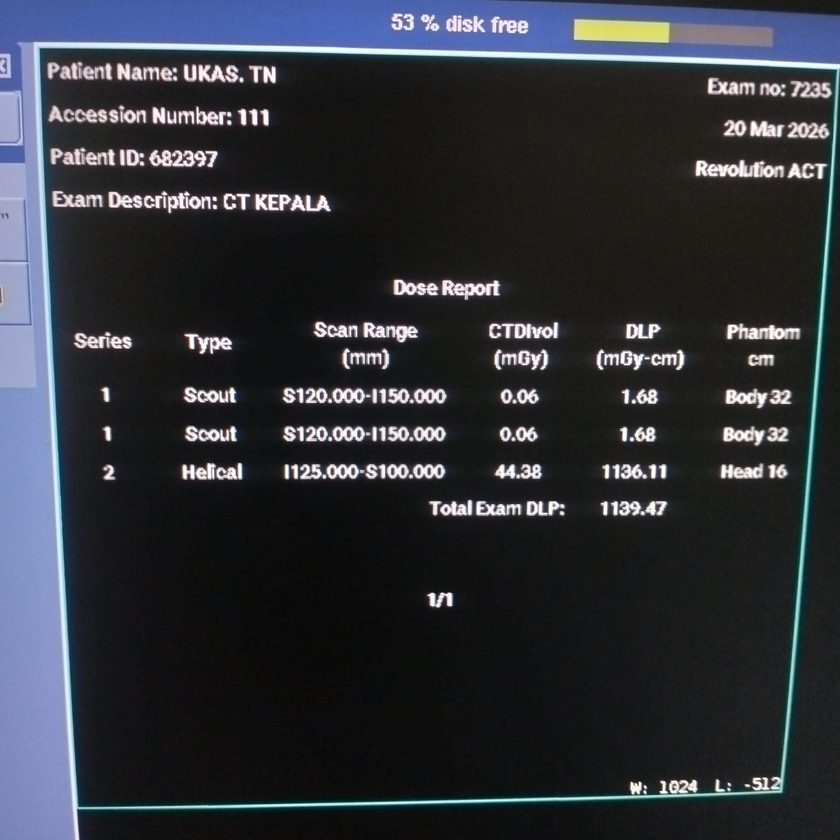
#> input picture hasil scan/10.jpeg, 840 x 840 px, shrunk from 1536 x 1536 before the run; its folder holds only this picture in this run
$ python batch_process.py
#> lines starting #> are read from the running program, lines starting #| are printed output that depends on the picture; after the words box and inside, x2 and y2 are one past the last pixel; in counts of white or black regions, pixels touching at a corner belong together
### excel_handler.py
"""
Excel Handler Module
Manages reading and writing data to Rekap.xlsx
"""

import os
from datetime import datetime
from typing import Dict, List, Optional
import openpyxl
from openpyxl import load_workbook


class ExcelHandler:
    """Handle Excel operations for storing extracted data"""

    # Expected headers - complete list
    EXPECTED_HEADERS = [
        "No",
        "Tanggal Upload",
        "Nama Pasien",
        "Tanggal Pemeriksaan",
        "ID Pasien",
        "Umur Pasien",
        "Jenis Kelamin",
        "Jenis Pemeriksaan",
        "Tegangan (kV)",
        "CTDIvol (mGy)",
        "Total DLP (mGy·cm)"
    ]

    def __init__(self, filename: str = "Rekap.xlsx"):
        self.filename = filename
        self._initialize_excel()

    def _initialize_excel(self):
        """Initialize Excel file with headers or dummy data if it doesn't exist"""
        if not os.path.exists(self.filename):
            # Check if dummy data template exists
            dummy_path = os.path.join("dummy", "data dummy.xlsx")
            if os.path.exists(dummy_path):
                try:
                    import shutil
                    # Ensure parent directory exists
                    dir_name = os.path.dirname(self.filename)
                    if dir_name and not os.path.exists(dir_name):
                        os.makedirs(dir_name, exist_ok=True)

                    shutil.copy(dummy_path, self.filename)
                    print(f"Successfully initialized {self.filename} from dummy data: {dummy_path}")
                except Exception as e:
                    print(f"Error copying dummy data: {e}")
                    self._create_new_excel()
            else:
                self._create_new_excel()
        else:
            # Check and update headers if needed
            self._update_headers_if_needed()

    def _create_new_excel(self):
        """Create new Excel file with headers"""
        wb = openpyxl.Workbook()
        ws = wb.active
        ws.title = "Data Pasien"

        # Headers - Complete list of all fields
        headers = self.EXPECTED_HEADERS

        for col, header in enumerate(headers, 1):
            ws.cell(row=1, column=col, value=header)

        # Style headers
        self._style_headers(ws)

        wb.save(self.filename)

    # [26 lines left out: function _update_headers_if_needed, not called in this run]

    def _style_headers(self, ws):
        """Apply styling to header row"""
        from openpyxl.styles import Font, PatternFill, Alignment

        header_fill = PatternFill(start_color="4472C4", end_color="4472C4", fill_type="solid")
        header_font = Font(bold=True, color="FFFFFF", size=11)
        header_alignment = Alignment(horizontal="center", vertical="center")

        for cell in ws[1]:
            cell.fill = header_fill
            cell.font = header_font
            cell.alignment = header_alignment

        # Auto-adjust column widths
        column_widths = [8, 15, 25, 20, 15, 12, 12, 30, 10, 15, 15]
        for i, width in enumerate(column_widths, 1):
            ws.column_dimensions[chr(64 + i)].width = width

    # [97 lines left out: functions add_record, add_records, get_all_records, not called in this run]

    def get_record_count(self) -> int:
        """Get total number of records"""
        if not os.path.exists(self.filename):
            return 0

        wb = load_workbook(self.filename)
        ws = wb.active
        return ws.max_row - 1  # Subtract header row

    def clear_all_data(self):
        """Clear all data (keep headers)"""
        if not os.path.exists(self.filename):
            return

        # Create a fresh file with headers
        self._create_new_excel()

    # [41 lines left out: function delete_record, not called in this run]

### ocr_extractor.py
"""
OCR Extractor Module for Medical Scan Data
Extracts patient information from CT scan dose report images
Supports: JPEG, PNG, and DICOM (.dcm) formats
"""

import re
import cv2
import numpy as np
import pytesseract
from PIL import Image
from typing import Dict, Optional
import platform
import os
import sys

try:
    import pydicom
    HAS_DICOM = True
except ImportError:
    HAS_DICOM = False
    pydicom = None


def get_tesseract_path():
    """Get the appropriate Tesseract path based on platform and execution mode"""

    # When running as compiled executable (PyInstaller)
    if getattr(sys, 'frozen', False):
        # Running as compiled executable
        application_path = sys._MEIPASS
        tesseract_path = os.path.join(application_path, 'tesseract', 'tesseract.exe')
        if os.path.exists(tesseract_path):
            return tesseract_path

    # Platform-specific paths
    system = platform.system()

    if system == "Windows":
        # First check if tesseract exists in the same directory as the executable
        if getattr(sys, 'frozen', False):
            # Running as compiled executable
            exe_dir = os.path.dirname(sys.executable)
            tesseract_path = os.path.join(exe_dir, 'tesseract', 'tesseract.exe')
            if os.path.exists(tesseract_path):
                return tesseract_path

        # Check common installation paths
        common_paths = [
            r'C:\Program Files\Tesseract-OCR\tesseract.exe',
            r'C:\Program Files (x86)\Tesseract-OCR\tesseract.exe',
            os.path.join(os.environ.get('LOCALAPPDATA', ''), 'Programs', 'Tesseract-OCR', 'tesseract.exe'),
        ]

        for path in common_paths:
            if os.path.exists(path):
                return path

        # Fallback to default path
        return r'C:\Program Files\Tesseract-OCR\tesseract.exe'

    elif system == "Linux":
        # Linux path (standard installation path)
        return '/usr/bin/tesseract'

    elif system == "Darwin":  # macOS
        return '/opt/homebrew/bin/tesseract'

    # For other systems, pytesseract will use the default path
    return None


class MedicalScanExtractor:
    """Extract patient data from CT scan dose report images"""

    def __init__(self):
        # Configure tesseract path based on platform and execution mode
        tesseract_path = get_tesseract_path()
        if tesseract_path:
            pytesseract.pytesseract.tesseract_cmd = tesseract_path

    def preprocess_image(self, image_path: str) -> np.ndarray:
        """
        Preprocess image for better OCR results
        Enhanced for low-quality, blurry medical scan images
        """
        # Load image (handles both regular images and DICOM files)
        img = self.load_image_for_ocr(image_path)
        if img is None:
            raise ValueError(f"Unsupported image format or unable to load: {image_path}")

        # Apply bilateral filter to reduce noise while preserving edges
        denoised = cv2.bilateralFilter(img, 9, 75, 75)

        # Convert to grayscale
        gray = cv2.cvtColor(denoised, cv2.COLOR_BGR2GRAY)

        # Apply CLAHE (Contrast Limited Adaptive Histogram Equalization)
        # This improves contrast in local regions
        clahe = cv2.createCLAHE(clipLimit=3.0, tileGridSize=(8, 8))
        enhanced = clahe.apply(gray)

        # Apply Gaussian blur to reduce remaining noise
        blurred = cv2.GaussianBlur(enhanced, (3, 3), 0)

        # Invert colors (dark background to white background for better OCR)
        inverted = 255 - blurred

        # Apply adaptive thresholding with larger block size for blurry images
        thresh = cv2.adaptiveThreshold(
            inverted, 255,
            cv2.ADAPTIVE_THRESH_GAUSSIAN_C,
            cv2.THRESH_BINARY,
            15, 5  # Larger block size and C value for smoother threshold
        )

        # Apply morphological operations to connect broken characters
        kernel = np.ones((3, 3), np.uint8)
        dilated = cv2.dilate(thresh, kernel, iterations=1)
        eroded = cv2.erode(dilated, kernel, iterations=1)

        # Apply closing to fill gaps in characters
        closed = cv2.morphologyEx(eroded, cv2.MORPH_CLOSE, kernel)

        return closed

    # [88 lines left out: functions preprocess_image_strong, extract_from_top_region, preprocess_image_alternative, not called in this run]

    def is_dicom_file(self, filepath: str) -> bool:
        """Check if a file is DICOM format by reading magic number (DICM at offset 128)"""
        try:
            with open(filepath, 'rb') as f:
                f.seek(128)
                magic = f.read(4)
                return magic == b'DICM'
        except Exception:
            return False

    def load_image_for_ocr(self, image_path: str) -> Optional[np.ndarray]:
        """
        Load image for OCR processing, handling both regular images and DICOM files

        Args:
            image_path: Path to the image file (JPEG, PNG, DICOM, etc.)

        Returns:
            numpy array of the image or None if loading fails
        """
        ext = os.path.splitext(image_path)[1].lower()

        # Handle DICOM files
        if ext == '.dcm' or self.is_dicom_file(image_path):
            if not HAS_DICOM:
                raise ValueError("pydicom not installed. Cannot process DICOM files.")

            # Read DICOM file
            dicom_data = pydicom.dcmread(image_path)

            # Try to get pixel data
            try:
                pixel_array = dicom_data.pixel_array
                # Convert to uint8 if needed
                if pixel_array.dtype != np.uint8:
                    # Normalize to 0-255
                    pixel_array = ((pixel_array - pixel_array.min()) / (pixel_array.max() - pixel_array.min()) * 255).astype(np.uint8)
                # Convert to BGR for OpenCV (if grayscale, convert to 3-channel)
                if len(pixel_array.shape) == 2:
                    pixel_array = cv2.cvtColor(pixel_array, cv2.COLOR_GRAY2BGR)
                return pixel_array
            except Exception as e:
                # If pixel data extraction fails, try to save as temporary image
                # Some DICOM files contain embedded JPEG/PNG data
                return None
        else:
            # Handle regular images (JPEG, PNG, etc.)
            return cv2.imread(image_path)

    def extract_data(self, image_path: str, return_debug: bool = False) -> Dict[str, Optional[str]]:
        """
        Extract patient data from the image

        Args:
            image_path: Path to the image file
            return_debug: If True, include debug info in result

        Returns:
            Dictionary with extracted fields (and debug info if requested)
        """
        # Preprocess image with primary method (handles DICOM too)
        processed_img = self.preprocess_image(image_path)

        # Perform OCR with different configurations for better accuracy
        # Config 1: Standard config for general text
        config1 = r'--oem 3 --psm 6'
        text = pytesseract.image_to_string(processed_img, config=config1)

        # Config 2: Sparse text config for better field extraction
        config2 = r'--oem 3 --psm 11'
        text_sparse = pytesseract.image_to_string(processed_img, config=config2)

        # Combine both texts for better coverage
        combined_text = text + "\n" + text_sparse

        # Also get detailed data with bounding boxes
        # Use PSM 6 for general data (better for structured text)
        data = pytesseract.image_to_data(processed_img, output_type=pytesseract.Output.DICT)
        # Use PSM 11 for Patient ID (better for sparse text fields)
        data_sparse = pytesseract.image_to_data(processed_img, config=config2, output_type=pytesseract.Output.DICT)

        # Try alternative preprocessing for Patient ID (more robust across platforms)
        try:
            alt_img = self.preprocess_image_alternative(image_path)
            alt_text_sparse = pytesseract.image_to_string(alt_img, config=config2)
            alt_data_sparse = pytesseract.image_to_data(alt_img, config=config2, output_type=pytesseract.Output.DICT)

            # Combine with original sparse data
            combined_text_for_id = combined_text + "\n" + alt_text_sparse
            combined_data_sparse = {
                'text': data_sparse['text'] + alt_data_sparse['text'],
                'top': data_sparse['top'] + alt_data_sparse['top'],
                'left': data_sparse['left'] + alt_data_sparse['left'],
                'width': data_sparse['width'] + alt_data_sparse['width'],
                'height': data_sparse['height'] + alt_data_sparse['height'],
                'conf': data_sparse['conf'] + alt_data_sparse['conf'],
            }
        except Exception:
            # Fallback to original if alternative fails
            combined_text_for_id = combined_text
            combined_data_sparse = data_sparse

        # Extract fields using multiple methods
        result = {
            'nama_pasien': self._extract_patient_name(combined_text, data),
            'tanggal_pemeriksaan': self._extract_exam_date(combined_text),
            'id_pasien': self._extract_patient_id(combined_text_for_id, combined_data_sparse),  # Use enhanced data for ID
            'jenis_pemeriksaan': self._extract_exam_description(image_path, combined_text, data),
            'ctdi_vol': self._extract_ctdi_vol(combined_text, data),
            'total_dlp': self._extract_total_dlp(combined_text, data)
        }

        # Add debug info if requested
        if return_debug:
            result['_debug_ocr_text'] = combined_text
            result['_debug_helical_lines'] = [
                line.strip() for line in combined_text.split('\n')
                if re.search(r'\bHelical\b', line.strip(), re.IGNORECASE)
            ]

        return result

    # [514 lines left out: functions _extract_patient_name, _extract_exam_date, _extract_patient_id, _extract_exam_description, _extract_ctdi_vol, _extract_total_dlp and 2 more, not called in this run]

### batch_process.py
"""
Batch Process Script for Medical Scan Images
Processes all images in 'hasil scan' folder and saves to Rekap.xlsx
Supports: JPEG, PNG, and DICOM (.dcm or no extension) formats
"""

import os
import sys
from datetime import datetime
from ocr_extractor import MedicalScanExtractor
from excel_handler import ExcelHandler


# [10 lines left out: function is_dicom_file, not called in this run]


def get_image_files(folder_path: str) -> list:
    """Get all image files from folder (JPEG, PNG, DICOM)"""
    valid_extensions = {'.jpg', '.jpeg', '.png', '.bmp', '.dcm', '.DCM'}
    image_files = []

    for filename in os.listdir(folder_path):
        filepath = os.path.join(folder_path, filename)

        # Skip directories
        if os.path.isdir(filepath):
            continue

        ext = os.path.splitext(filename)[1].lower()

        # Check if it's a valid image extension
        if ext in valid_extensions:
            image_files.append(filepath)
        # Also check for DICOM files without extension (medical scans from "hasil scan 2")
        elif ext == '' or ext not in {'.txt', '.exe', '.pdf', '.doc', '.xls'}:
            # Try to detect DICOM by magic number
            if is_dicom_file(filepath):
                image_files.append(filepath)

    return sorted(image_files)


def main():
    """Main batch processing function"""
    # Configuration
    scan_folder = "hasil scan"
    excel_filename = "Rekap.xlsx"

    # Check if folder exists
    if not os.path.exists(scan_folder):
        print(f"❌ Error: Folder '{scan_folder}' not found!")
        return

    # Get all image files
    image_files = get_image_files(scan_folder)

    if not image_files:
        print(f"❌ No image files found in '{scan_folder}' folder!")
        print("   Supported formats: JPEG, PNG, DICOM (.dcm)")
        return

    print(f"📁 Found {len(image_files)} file(s) to process:")
    for i, img in enumerate(image_files, 1):
        ext = os.path.splitext(img)[1].upper()
        print(f"   {i}. {os.path.basename(img)} ({ext})")
    print()

    # Initialize handlers
    print("🔧 Initializing OCR extractor and Excel handler...")
    extractor = MedicalScanExtractor()
    excel_handler = ExcelHandler(excel_filename)

    # Check if Excel file exists and clear it for fresh data
    if os.path.exists(excel_filename):
        existing_count = excel_handler.get_record_count()
        print(f"⚠️  Excel file '{excel_filename}' already exists with {existing_count} record(s).")
        print("   Clearing existing data for fresh batch...")
        excel_handler.clear_all_data()

    print()
    print("=" * 60)
    print("🚀 Starting batch processing...")
    print("=" * 60)
    print()

    # Process each image
    success_count = 0
    failed_count = 0
    dicom_count = 0
    results = []

    for i, image_path in enumerate(image_files, 1):
        filename = os.path.basename(image_path)
        ext = os.path.splitext(filename)[1].lower()

        print(f"[{i}/{len(image_files)}] Processing: {filename}")

        try:
            # Check if DICOM file
            if ext == '.dcm':
                dicom_count += 1
                extracted_data = extractor.extract_from_dicom(image_path)
                print(f"   📋 Source: DICOM metadata + OCR")
            else:
                extracted_data = extractor.extract_data(image_path)
#> in load_image_for_ocr, returned value is the input picture: shape (840, 840, 3); mean B, G, R 56.6, 50, 47.1
#> in preprocess_image, `enhanced = clahe.apply(gray)`:
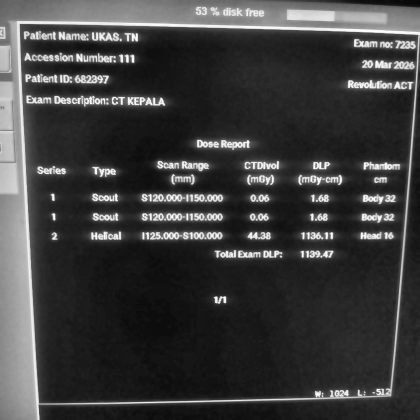
#> enhanced: shape (840, 840) (shown at 1/2 size); min 6, max 254, mean 61.2
#> in preprocess_image, `inverted = 255 - blurred`:
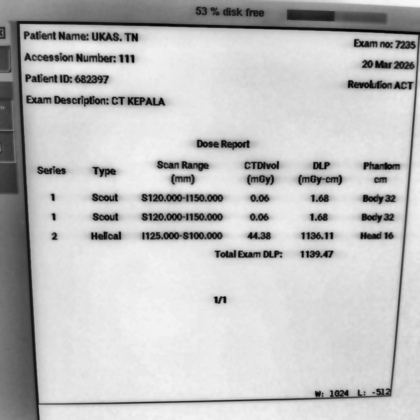
#> inverted: shape (840, 840) (shown at 1/2 size); min 2, max 249, mean 193.8
#> in preprocess_image, `thresh = cv2.adaptiveThreshold( inverted, 255, cv2.ADAPTIVE_THRESH_GAU..`:
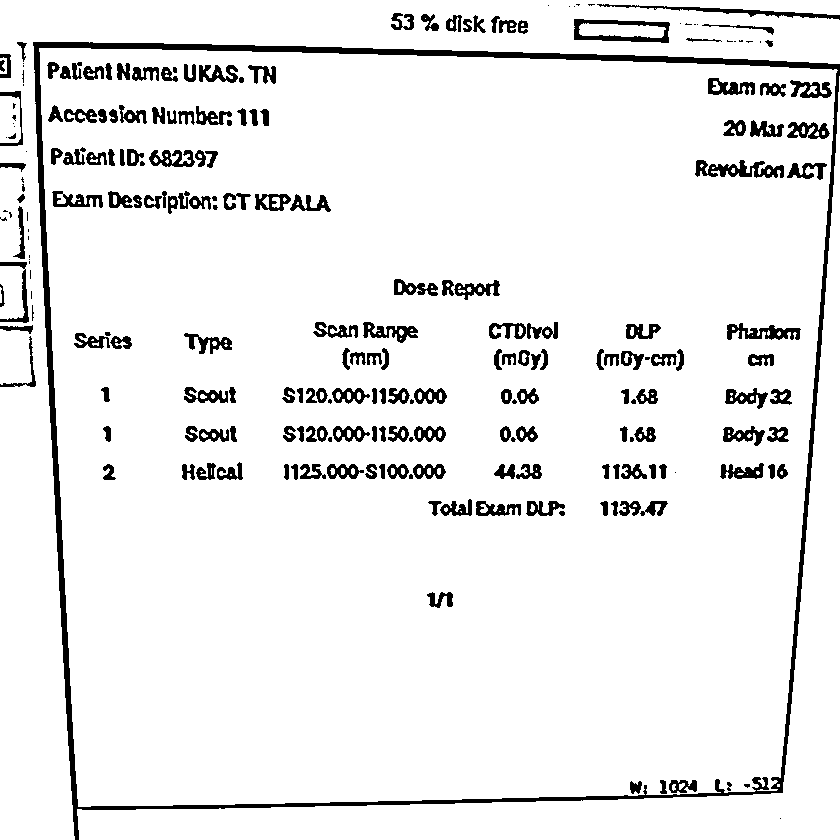
#> thresh: shape (840, 840); 92.9% white; 237 black regions (50 under 20 px), largest, box (x1, y1, x2, y2) and area: (33, 42, 840, 840) 15047, (574, 19, 670, 43) 951, (695, 160, 784, 178) 859
#> in preprocess_image, `eroded = cv2.erode(dilated, kernel, iterations=1)`:
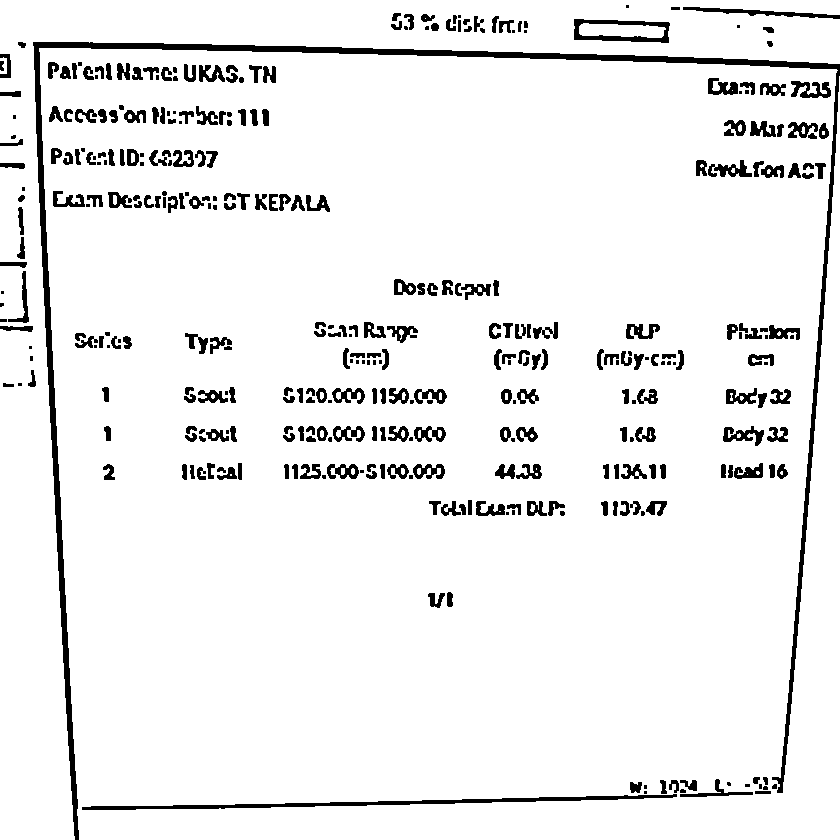
#> eroded: shape (840, 840); 93.4% white; 361 black regions (77 under 20 px), largest, box (x1, y1, x2, y2) and area: (33, 42, 840, 840) 12271, (82, 794, 677, 810) 2196, (574, 19, 670, 43) 941

            # Check if we got meaningful data
            has_data = any([
                extracted_data.get('nama_pasien'),
                extracted_data.get('id_pasien'),
                extracted_data.get('ctdi_vol'),
                extracted_data.get('total_dlp')
            ])

            if has_data:
                # Add to Excel
                row_num = excel_handler.add_record(extracted_data)

                # Display results
                print(f"   ✅ Success! (Row {row_num + 1})")
                print(f"      - Nama Pasien: {extracted_data.get('nama_pasien', 'N/A')}")
                print(f"      - Tanggal Pemeriksaan: {extracted_data.get('tanggal_pemeriksaan', 'N/A')}")
                print(f"      - ID Pasien: {extracted_data.get('id_pasien', 'N/A')}")
                print(f"      - CTDIvol: {extracted_data.get('ctdi_vol', 'N/A')} mGy")
                print(f"      - Total DLP: {extracted_data.get('total_dlp', 'N/A')} mGy·cm")
                success_count += 1
                results.append({
                    'file': filename,
                    'status': 'success',
                    'data': extracted_data
                })
            else:
                print(f"   ⚠️  No meaningful data extracted")
                failed_count += 1
                results.append({
                    'file': filename,
                    'status': 'failed',
                    'reason': 'No data extracted'
                })

        except Exception as e:
            print(f"   ❌ Error: {str(e)}")
            failed_count += 1
            results.append({
                'file': filename,
                'status': 'error',
                'error': str(e)
            })

        print()

    # Summary
    print("=" * 60)
    print("📊 Processing Summary")
    print("=" * 60)
    print(f"   Total Files: {len(image_files)}")
    print(f"   DICOM Files: {dicom_count}")
    print(f"   ✅ Successful: {success_count}")
    print(f"   ❌ Failed: {failed_count}")
    print(f"   📁 Output File: {excel_filename}")
    print("=" * 60)

    if success_count > 0:
        print(f"\n✅ Batch processing completed! {success_count} record(s) saved to '{excel_filename}'")
    else:
        print("\n⚠️  No data was successfully extracted. Please check the images and try again.")

    return results


if __name__ == "__main__":
    main()
#> (the call stopped at in extract_data, `text = pytesseract.image_to_string(processed_img, config=config1)`: pytesseract is not available in this run)
